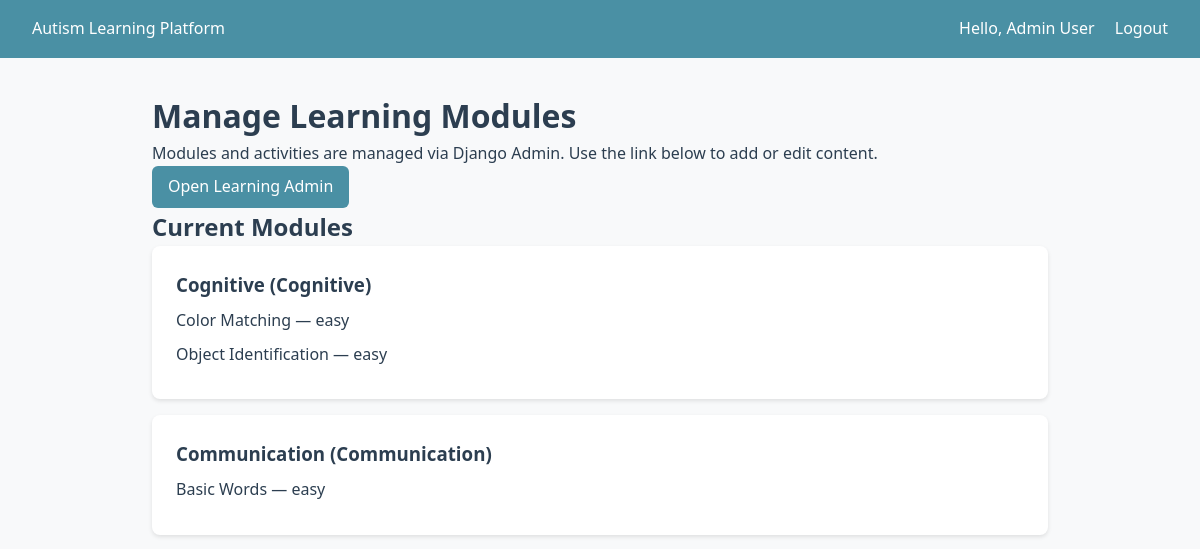
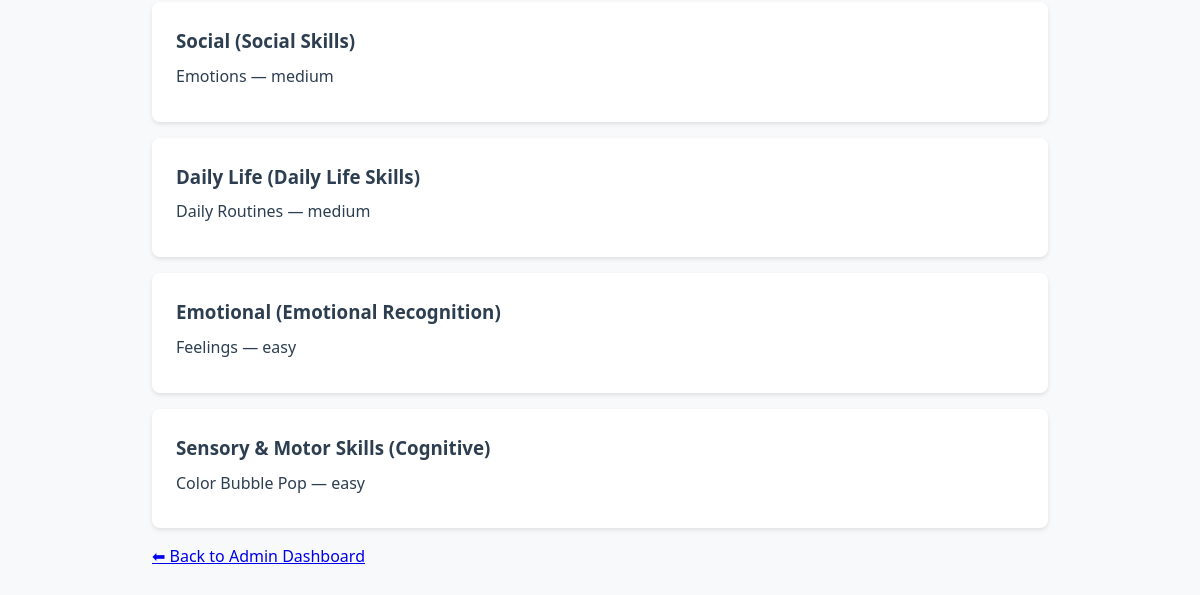
The page /learning/admin/modules/ (signed in) on the database as committed earlier (2 pictures, top to bottom).
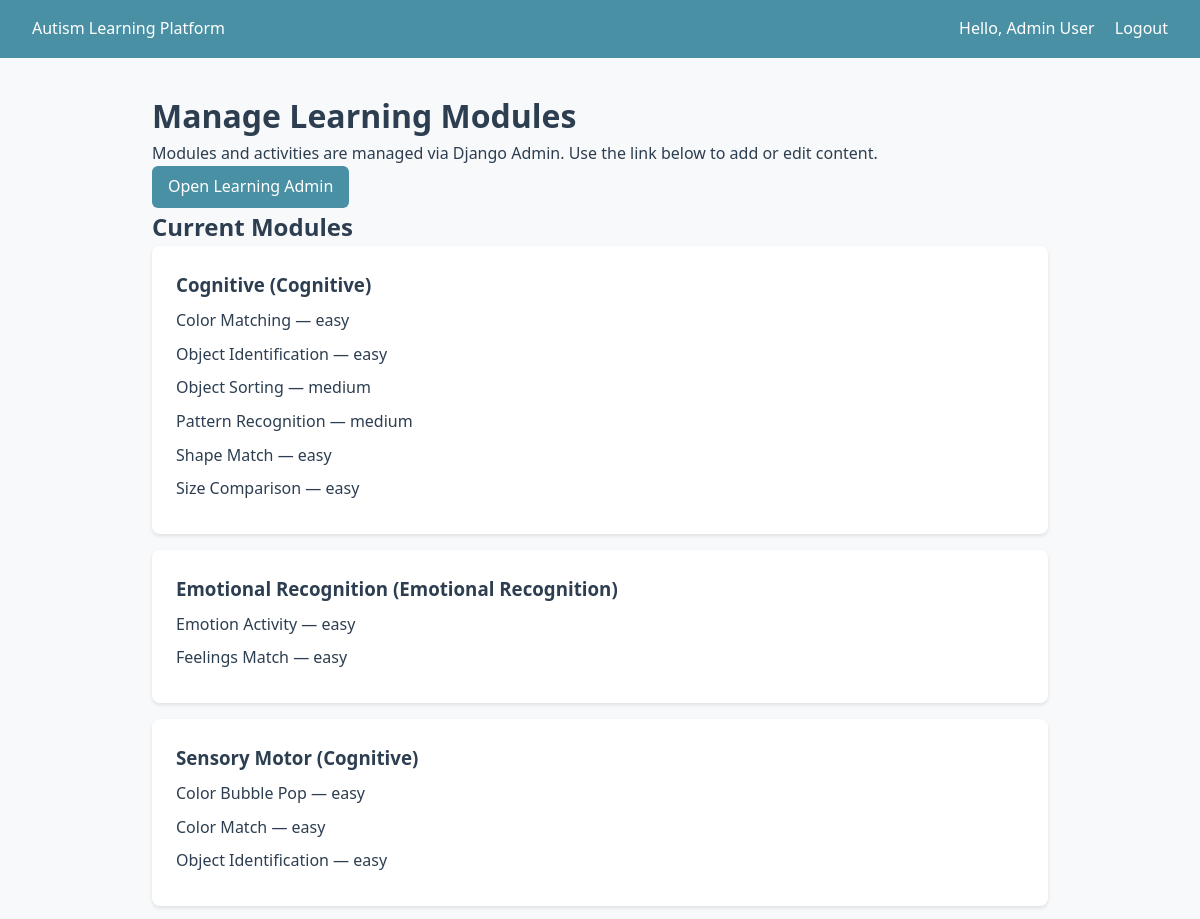
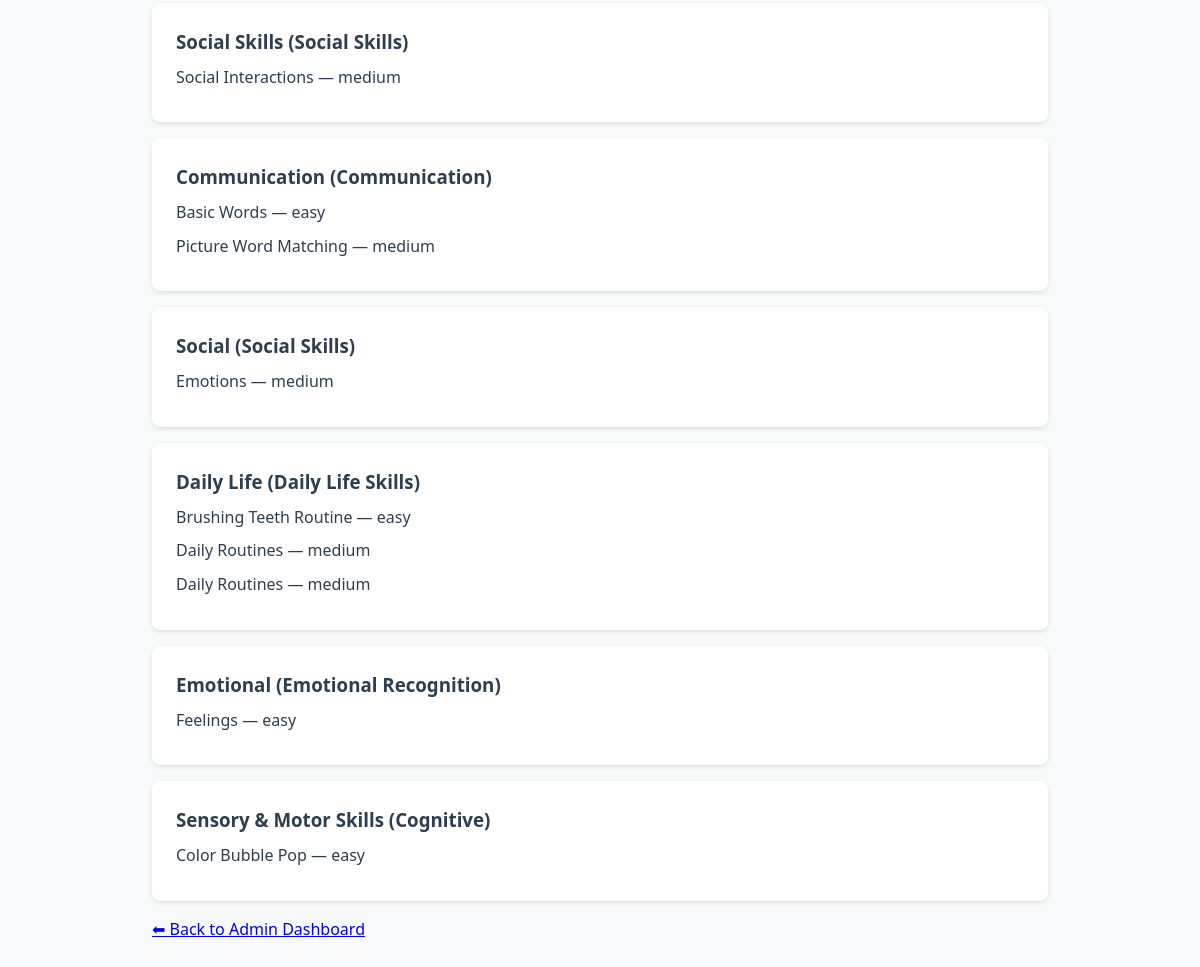
The same page on the database as committed later (2 pictures, top to bottom).
### learning/models.py (models this page shows, shortened)
class LearningModule(models.Model):
    class SkillCategory(models.TextChoices):
        COMMUNICATION = "communication", "Communication"
        SOCIAL = "social", "Social Skills"
        COGNITIVE = "cognitive", "Cognitive"
        DAILY = "daily", "Daily Life Skills"
        EMOTIONAL = "emotional", "Emotional Recognition"
    name = models.CharField(max_length=200)
    description = models.TextField(blank=True)
    category = models.CharField(
        max_length=20,
        choices=SkillCategory.choices,
        default=SkillCategory.COGNITIVE,
    )
    icon = models.ImageField(upload_to="module_icons/", blank=True, null=True)
    order = models.PositiveIntegerField(default=0)
    is_active = models.BooleanField(default=True)
    created_at = models.DateTimeField(auto_now_add=True)
    updated_at = models.DateTimeField(auto_now=True)
    class Meta:
        ordering = ["order", "name"]

class LearningActivity(models.Model):
    class Difficulty(models.TextChoices):
        EASY = "easy", "Easy"
        MEDIUM = "medium", "Medium"
        HARD = "hard", "Hard"
    module = models.ForeignKey(
        LearningModule,
        on_delete=models.CASCADE,
        related_name="activities",
    )
    title = models.CharField(max_length=200)
    description = models.TextField(blank=True)
    difficulty = models.CharField(
        max_length=10,
        choices=Difficulty.choices,
        default=Difficulty.EASY,
    )
    image = models.ImageField(upload_to="activity_images/", blank=True, null=True)
    audio_guide = models.FileField(
        upload_to="activity_audio/",
        blank=True,
        null=True,
        help_text="Audio guidance for the activity",
    )
    video_url = models.URLField(blank=True, null=True)
    template_name = models.CharField(
        max_length=100,
        blank=True,
        help_text="Template to render (e.g. color_match, object_identification)",
    )
    order = models.PositiveIntegerField(default=0)
    reward_points = models.PositiveIntegerField(default=10)
    is_active = models.BooleanField(default=True)
    created_at = models.DateTimeField(auto_now_add=True)
    updated_at = models.DateTimeField(auto_now=True)
    class Meta:
        ordering = ["module", "order", "title"]
        verbose_name_plural = "Learning activities"

### learning/views.py (the view)
# urls.py: path("admin/modules/", views.manage_modules, name="manage_modules"),
@admin_required
def manage_modules(request):
    modules = LearningModule.objects.prefetch_related("activities").all()
    return render(request, "admin/manage_modules.html", {"modules": modules})

### templates/admin/manage_modules.html (shortened to what this page needs)
{% extends "base.html" %}
{% block content %}
<h1>Manage Learning Modules</h1>
<p>Modules and activities are managed via Django Admin. Use the link below to add or edit content.</p>
<p><a href="/admin/learning/" class="btn">Open Learning Admin</a></p>
<h2>Current Modules</h2>
{% for module in modules %}
<div class="card">
    <h3>{{ module.name }} ({{ module.get_category_display }})</h3>
    <ul>
        {% for activity in module.activities.all %}
        <li>{{ activity.title }} — {{ activity.difficulty }}</li>
        {% endfor %}
    </ul>
</div>
{% endfor %}
<p><a href="{% url 'learning:admin_dashboard' %}">⬅ Back to Admin Dashboard</a></p>
{% endblock %}

Rows that differ between the two databases and show on the page:
added LearningActivity: title "Object Sorting", difficulty "medium", shown under LearningModule (number 1 of 9 on the later page)
added LearningActivity: title "Pattern Recognition", difficulty "medium", shown under LearningModule (number 1 of 9 on the later page)
added LearningActivity: title "Shape Match", difficulty "easy", shown under LearningModule (number 1 of 9 on the later page)
added LearningActivity: title "Size Comparison", difficulty "easy", shown under LearningModule (number 1 of 9 on the later page)
added LearningModule: name "Emotional Recognition", category "Emotional Recognition"
added LearningActivity: title "Emotion Activity", difficulty "easy", shown under "Emotional Recognition"
added LearningActivity: title "Feelings Match", difficulty "easy", shown under "Emotional Recognition"
added LearningModule: name "Sensory Motor", category "Cognitive"
added LearningActivity: title "Color Bubble Pop", difficulty "easy", shown under "Sensory Motor"
added LearningActivity: title "Color Match", difficulty "easy", shown under "Sensory Motor"
added LearningActivity: title "Object Identification", difficulty "easy", shown under "Sensory Motor"
added LearningModule: name "Social Skills", category "Social Skills"
added LearningActivity: title "Social Interactions", difficulty "medium", shown under "Social Skills"
added LearningActivity: title "Picture Word Matching", difficulty "medium", shown under LearningModule "Communication"
added LearningActivity: title "Brushing Teeth Routine", difficulty "easy", shown under LearningModule "Daily Life"
added LearningActivity: title "Daily Routines", difficulty "medium", shown under LearningModule "Daily Life"
